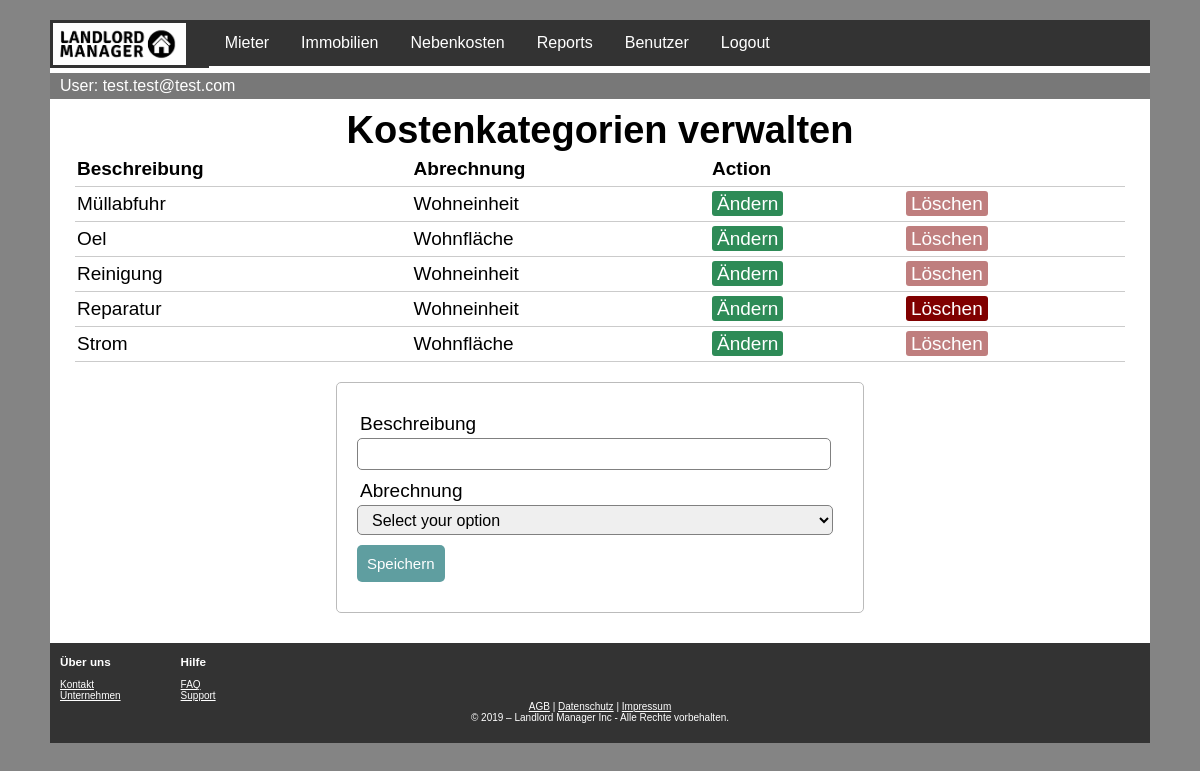
/kostenkategorien.php (signed in), run on the app's committed database.
### tables this page shows
CREATE TABLE kostenKategorien(
	kostKatID int PRIMARY KEY NOT NULL AUTO_INCREMENT,
	beschreibung varchar(100),
	abrechnung varchar (20)
);

### kostenkategorienDB.php (called while the page is built, shortened)
<?php
$beschreibung = "";
$abrechnung = "";
$update = false;
?>

### kostenkategorien.php (the view, shortened to what this page needs)
<?php
include 'topbar.inc.php';
?>
<html>
    <head>
        <link href="./CSS/style.css" rel="stylesheet" type="text/css">
        <link href="./CSS/topbar.css" rel="stylesheet" type="text/css">
        <link href="./CSS/footer.css" rel="stylesheet" type="text/css">
    </head>
    <body>
        <div class="pagecontent">
            <?php
            include('kostenkategorienDB.php');
                ?>
            <?php
            $abfrage = "SELECT * from kostenKategorien ORDER BY beschreibung";
            $res = mysqli_query($link, $abfrage) or die("Abfrage hat nicht geklappt");
            ?>
            <h1>Kostenkategorien verwalten</h1>
            <table>
                <thead>
                    <tr>
                        <th>Beschreibung</th>
                        <th>Abrechnung</th>
                        <th colspan="2">Action</th>
                    </tr>
                </thead>
                <?php while ($row = mysqli_fetch_array($res)) { ?>
                    <tr>
                        <td><?php echo $row['beschreibung']; ?></td>
                        <td><?php echo $row['abrechnung']; ?></td>
                        <td>
                            <a href="kostenkategorien.php?edit=<?php echo $row['kostKatID']; ?>" class="edit_btn" >Ändern</a>
                        </td>
                        <td>
                            <?php
                            $kostkat_id = $row['kostKatID'];
                            $abfrage_rechnungen = "SELECT count(*) AS rechnungen FROM NKRechnungen WHERE FK_kostKatID=$kostkat_id";
                            $res_rechnungen = mysqli_query($link, $abfrage_rechnungen) or die("Abfrage hat nicht geklappt");
                            $has_rechnungen = (int) current(mysqli_fetch_array($res_rechnungen)) > 0;
                            ?>
                            <a href="kostenkategorienDB.php?del=<?php echo $row['kostKatID']; ?>" class="del_btn <?php if ($has_rechnungen) echo "disabled" ?>" >Löschen</a>
                        </td>
                    </tr>
                <?php } ?>
            </table>
            <form method="post" action="kostenkategorienDB.php" >
                <div class="input-group">
                    <label>Beschreibung</label>
                    <input type="text" name="beschreibung" required value="<?php echo $beschreibung; ?>">
                </div>
                <div class="input-group">
                    <label>Abrechnung</label>
                    <select name="abrechnung" required>
                        <?php
                        if ($abrechnung == NULL) {
                            echo '<option value="" disabled selected>Select your option</option>';
                        } else {
                            echo '<option value="" disabled>Select your option</option>';
                        }
                        ?>
                    </select>
                </div>
                <div class="input-group">
                    <?php if ($update == true): ?>
                        <button class="btn" type="submit" name="update" style="background: #556B2F;" >Ändern</button>
                        <button class="btn" type="submit" name="cancel" formnovalidate style="background: #556B2F;" >Abbrechen</button>
                    <?php else: ?>
                        <button class="btn" type="exit" name="save" >Speichern</button>
                    <?php endif ?>
                </div>
            </form>
        </div>
    </body>
    <?php
    include 'footer.inc.php';
    ?>
</html>

### CSS/style.css (style rules this page uses)
body { font-size: 19px; height: 100%; background-color: #848484; font-family: Arial, Helvetica, sans-serif; max-width: 1100px; margin: auto; margin-bottom: 0; margin-top: 0; }
h1, h2 { margin: 0; text-align: center; }
.pagecontent { min-height: 80%; background-color: white; margin: 0; padding: 10px; }
table { width: 1050px; margin: 0px auto; border-collapse: collapse; text-align: left; }
tr { border-bottom: 1px solid #cbcbcb; }
th, td { border: none; height: 30px; padding: 2px; }
form { width: 45%; margin: 20px auto; text-align: left; padding: 20px; border: 1px solid #bbbbbb; border-radius: 5px; }
.input-group { margin: 10px 0px 10px 0px; }
.input-group label { display: block; text-align: left; margin: 3px; }
.input-group input { height: 20px; width: 93%; padding: 5px 10px; font-size: 16px; border-radius: 5px; border: 1px solid gray; }
.input-group select { height: 30px; width: 98%; padding: 5px 10px; font-size: 16px; border-radius: 5px; border: 1px solid gray; }
.btn { padding: 10px; font-size: 15px; color: white; background: #5F9EA0; border: none; border-radius: 5px; }
.edit_btn { text-decoration: none; padding: 2px 5px; background: #2E8B57; color: white; border-radius: 3px; }
.del_btn { text-decoration: none; padding: 2px 5px; color: white; border-radius: 3px; background: #800000; }
.del_btn.disabled { pointer-events: none; cursor: default; opacity: 0.5; }
.pagecontent { text-align: center; }

### data on the page
kostenkategorien: beschreibung "Müllabfuhr", abrechnung "Wohneinheit"
kostenkategorien: beschreibung "Oel", abrechnung "Wohnfläche"
kostenkategorien: beschreibung "Reinigung", abrechnung "Wohneinheit"
kostenkategorien: beschreibung "Reparatur", abrechnung "Wohneinheit"
kostenkategorien: beschreibung "Strom", abrechnung "Wohnfläche"

### other printed values
$_SESSION["name"] "test.test@test.com"
